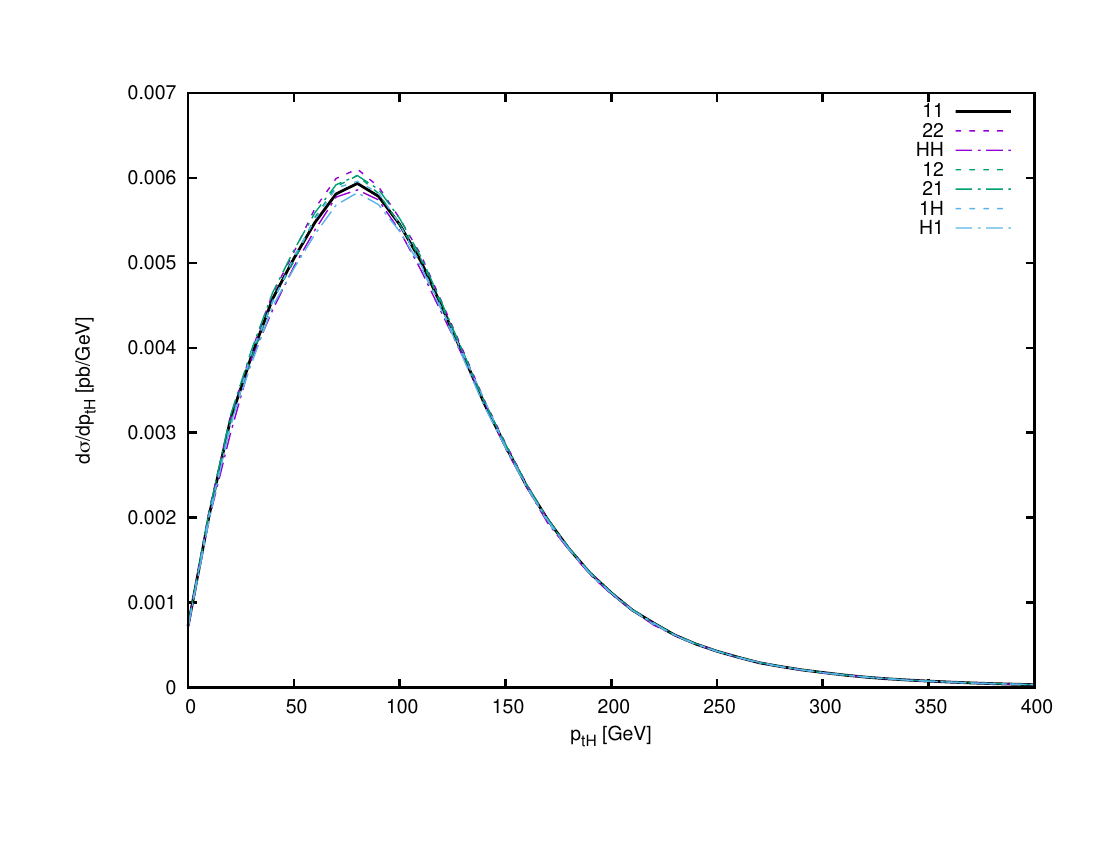

Here is the gnuplot script that generated this plot:
# gnuplot file

set term postscript enhanced colour dl 2 lw 2
filename='ptH.ps'
set output filename

set xlabel 'p_{tH} [GeV]'
set ylabel 'd{/Symbol s}/dp_{tH} [pb/GeV]'
set xrange [:400]
plot 'ptH-11.res' u 1:5 w l lt -1     t '11',\
     'ptH-22.res' u 1:5 w l lc 1 dt 2 t '22',\
     'ptH-HH.res' u 1:5 w l lc 1 dt 4 t 'HH',\
     'ptH-12.res' u 1:5 w l lc 2 dt 2 t '12',\
     'ptH-21.res' u 1:5 w l lc 2 dt 4 t '21',\
     'ptH-1H.res' u 1:5 w l lc 3 dt 2 t '1H',\
     'ptH-H1.res' u 1:5 w l lc 3 dt 4 t 'H1',\

set ylabel 'ratio to central scale'
plot '<paste ptH-11.res ptH-11.res' u 1:($10/$5) w l lt -1     t '11',\
     '<paste ptH-11.res ptH-22.res' u 1:($10/$5) w l lc 1 dt 2 t '22',\
     '<paste ptH-11.res ptH-HH.res' u 1:($10/$5) w l lc 1 dt 4 t 'HH',\
     '<paste ptH-11.res ptH-12.res' u 1:($10/$5) w l lc 2 dt 2 t '12',\
     '<paste ptH-11.res ptH-21.res' u 1:($10/$5) w l lc 2 dt 4 t '21',\
     '<paste ptH-11.res ptH-1H.res' u 1:($10/$5) w l lc 3 dt 2 t '1H',\
     '<paste ptH-11.res ptH-H1.res' u 1:($10/$5) w l lc 3 dt 4 t 'H1',\


# now investigate issue that total cross section doesn't agree with
# the integral over ptH
set auto x
dir='../../vbf_h3j_nnlo/paper_results/11_ptH/'
subfile=dir.'hjjj_subtraction_nlo.top'
incfile=dir.'hjj_inclusive_nnlo.top'
set ylabel '{/Symbol s}(below p_{tH})'

set title 'comparing exclusive part (subtraction): ptH integral to total X-sct'     
asympt=system('mergeidx.pl -f '.subfile." VBF | grep -v -e '#' -e '^$' | sed s/D/E/g | awk '{print $3}'")*1.0
plot '<mergeidx.pl -f '.subfile.' ptH | sed s/D/E/g | rebin.pl -2 -a -r -c 1' u 3:4 t 'ptH integral',\
     '<mergeidx.pl -f '.subfile.' ptj1 | sed s/D/E/g | rebin.pl -2 -a -r -c 1' u 3:4 t 'ptj1 integral',\
     '<mergeidx.pl -f '.subfile.' ptj2 | sed s/D/E/g | rebin.pl -2 -a -r -c 1' u 3:4 t 'ptj2 integral',\
     asympt t 'VBF total'

set title 'comparing inclusive part: ptH integral to total X-sct'     
asympt=system('mergeidx.pl -f '.incfile." VBF | grep -v -e '#' -e '^$' | sed s/D/E/g | awk '{print $3}'")*1.0
plot '<mergeidx.pl -f '.incfile.' ptH | sed s/D/E/g | rebin.pl -2 -a -r -c 1' u 3:4 t 'ptH integral',\
     '<mergeidx.pl -f '.incfile.' ptj1 | sed s/D/E/g | rebin.pl -2 -a -r -c 1' u 3:4 t 'ptj1 integral',\
     '<mergeidx.pl -f '.incfile.' ptj2 | sed s/D/E/g | rebin.pl -2 -a -r -c 1' u 3:4 t 'ptj2 integral',\
     asympt t 'VBF total'


set output
system("pstopdf ".filename)     
